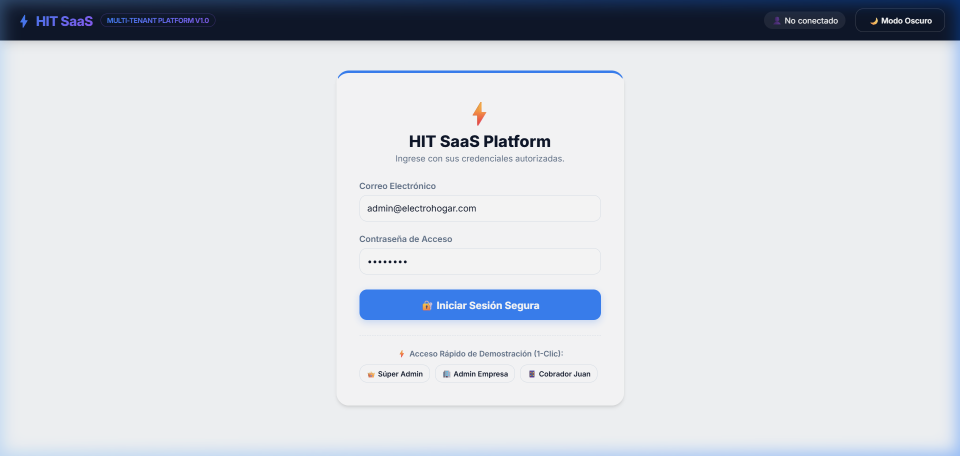
#> input picture frontend/screenshot_login.png, 1920 x 912 px (shown at 1/2 size)
$ python generate_pdf_presentation.py
#> lines starting #> are read from the running program, lines starting #| are printed output that depends on the picture
import os
import sys
from fpdf import FPDF
from PIL import Image

class PresentationPDF(FPDF):
    def __init__(self):
        super().__init__(orientation='L', unit='mm', format='A4')
        self.set_auto_page_break(False)
        # Intentar cargar fuentes de Windows para soporte unicode nativo (tildes)
        font_dir = r"C:\Windows\Fonts"
        arial_path = os.path.join(font_dir, "arial.ttf")
        arialbd_path = os.path.join(font_dir, "arialbd.ttf")
        ariali_path = os.path.join(font_dir, "ariali.ttf")

        if os.path.exists(arial_path) and os.path.exists(arialbd_path):
            self.add_font("Arial", "", arial_path)
            self.add_font("Arial", "B", arialbd_path)
            if os.path.exists(ariali_path):
                self.add_font("Arial", "I", ariali_path)
            else:
                self.add_font("Arial", "I", arial_path) # Fallback
            self.font_family_name = "Arial"
        else:
            # Fallback a Helvetica (codificación estándar latina)
            self.font_family_name = "Helvetica"

        # Paleta de Colores
        self.c_dark = (15, 23, 42)        # #0f172a
        self.c_light = (248, 250, 252)    # #f8fafc
        self.c_white = (255, 255, 255)    # #ffffff
        self.c_accent_blue = (59, 130, 246)  # #3b82f6
        self.c_accent_purple = (139, 92, 246) # #8b5cf6
        self.c_text_dark = (15, 23, 42)   # #0f172a
        self.c_text_muted = (100, 116, 139) # #64748b
        self.c_text_light = (241, 245, 249) # #f1f5f9

    # [219 lines left out: functions clean_text, add_title_slide, add_content_slide, add_conclusion_slide, not called in this run]

def main():
    # 1. Asegurar el recorte de la imagen de inicio para remover accesos de demo
    img_dir = os.path.join(os.path.dirname(__file__), "frontend")
    img_login_original = os.path.join(img_dir, "screenshot_login.png")
    img_login_cropped = os.path.join(img_dir, "screenshot_login_cropped.png")

    if os.path.exists(img_login_original):
        try:
            img = Image.open(img_login_original)
#> img is the input picture: PIL image 1920x912 RGB; mean R, G, B 212, 216.2, 222.7
            width, height = img.size
#> width = 1920; height = 912
            # Recortar 24% inferior para remover botones rápidos de simulación
            crop_height = int(height * 0.76)
#> crop_height = 693
            cropped = img.crop((0, 0, width, crop_height))
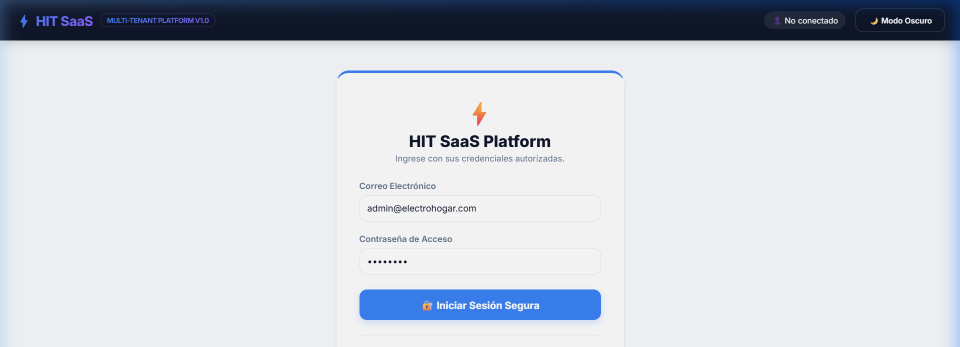
#> cropped: PIL image 1920x693 RGB (shown at 1/2 size); mean R, G, B 205.8, 210.2, 217.5
            cropped.save(img_login_cropped)
            print(f"✅ Imagen de login recortada exitosamente ({width}x{crop_height})")
#| ✅ Imagen de login recortada exitosamente (1920x693)
        except Exception as e:
            print(f"⚠️ Error al recortar la imagen de login: {e}. Usando original como fallback.")
            img_login_cropped = img_login_original
    else:
        img_login_cropped = img_login_original

    # 2. Generar el PDF de la presentación
    pdf = PresentationPDF()

    img_admin = os.path.join(img_dir, "screenshot_admin.png")
    img_cobrador = os.path.join(img_dir, "screenshot_cliente.png")   # Vista móvil del cobrador en la calle
    img_cliente = os.path.join(img_dir, "screenshot_cobrador.png")   # Cartilla Virtual del Cliente
    img_encargado = os.path.join(img_dir, "screenshot_encargado.png") # Interfaz del Encargado de Zona

    # -------------------------------------------------------------
    # SLIDE 1: PORTADA (FONDO OSCURO)
    # -------------------------------------------------------------
    pdf.add_title_slide(
        title="HIT Platform\nFlujo de Trabajo Operativo de Créditos y Cobranzas",
        subtitle="Manual de Operación de Procesos del Negocio",
        date_str="Agosto 2026",
        footer_str="Preparado para: Presentación del Sistema a Clientes\nCreado por: HIT Development Team"
    )

    # -------------------------------------------------------------
    # SLIDE 2: RESUMEN DE ROLES
    # -------------------------------------------------------------
    pdf.add_content_slide(
        slide_num=1,
        title="Estructura Operativa y Roles Activos",
        left_text_blocks=[
            ("paragraph", "La plataforma digitaliza y conecta cada uno de los eslabones de la operación de venta en cuotas, garantizando la trazabilidad y la seguridad en tiempo real:"),
            ("subheading", "Roles Clave del Flujo de Trabajo:"),
            ("bullet", "1. Vendedor: Contacta al cliente, registra sus datos personales y selecciona el producto que desea adquirir."),
            ("bullet", "2. Administrador: Analiza el stock y el perfil de riesgo crediticio del cliente. Si lo aprueba, crea el fichero digital y delega al Encargado de Zona."),
            ("bullet", "3. Encargado de Zona: Modera y coordina los cobros, asigna los cobradores de calle correspondientes y valida los comprobantes."),
            ("bullet", "4. Cobrador en Calle: Visita los domicilios en base a su hoja de ruta, escanea el QR único y registra los cobros correspondientes."),
            ("bullet", "5. Cliente: Consulta de forma transparente el estado y progreso de su deuda escaneando su código QR único.")
        ]
    )

    # -------------------------------------------------------------
    # SLIDE 3: PASO 1 - VENDEDOR
    # -------------------------------------------------------------
    pdf.add_content_slide(
        slide_num=2,
        title="Paso 1: El Vendedor (Inicio del Proceso)",
        left_text_blocks=[
            ("paragraph", "El circuito se activa en el momento en que el cliente contacta al vendedor interesado en un artículo o plan:"),
            ("subheading", "Actividades del Vendedor:"),
            ("bullet", "Registro de Datos: Recopila y carga en el sistema todos los datos personales del cliente (Nombre, DNI, teléfono y dirección georreferenciada)."),
            ("bullet", "Selección de Producto: Apunta de forma precisa la información del producto que el cliente desea comprar."),
            ("bullet", "Envío al Administrador: Una vez completados los datos, envía la información de manera digital al Administrador para su evaluación."),
            ("subheading", "Interfaz de Inicio del Sistema:"),
            ("paragraph", "La captura a la derecha muestra la interfaz de inicio de la aplicación. Tanto el administrador como los encargados de zona y los cobradores ingresan desde esta misma pantalla segura con su usuario y contraseña única.")
        ],
        image_path=img_login_cropped,
        is_image_vertical=False
    )

    # -------------------------------------------------------------
    # SLIDE 4: PASO 2 - ADMINISTRADOR
    # -------------------------------------------------------------
    pdf.add_content_slide(
        slide_num=3,
        title="Paso 2: El Administrador (Aprobación y Creación)",
        left_text_blocks=[
            ("paragraph", "El Administrador audita y genera el marco comercial de la transacción:"),
            ("subheading", "Responsabilidades del Administrador:"),
            ("bullet", "Control de Stock: Recibe la información del vendedor y chequea la disponibilidad física del producto."),
            ("bullet", "Análisis de Riesgo: Determina la viabilidad del cliente y si es apto para acceder al mini préstamo solicitado."),
            ("bullet", "Creación de Fichero Digital: Si se aprueba, crea la cuenta y genera un Código QR único para el cliente."),
            ("bullet", "Configuración del Plan: Carga el plan de pago detallando: producto, cantidad de cuotas, valor de cuota y fecha de entrega."),
            ("bullet", "Derivación: Genera la orden y asigna el caso a un Encargado de Zona.")
        ],
        image_path=img_admin,
        is_image_vertical=False
    )

    # -------------------------------------------------------------
    # SLIDE 5: PASO 3 - ENCARGADO DE ZONA A
    # -------------------------------------------------------------
    pdf.add_content_slide(
        slide_num=4,
        title="Paso 3: El Encargado de Zona (Coordinación y Asignación)",
        left_text_blocks=[
            ("paragraph", "El Encargado de Zona planifica la ruta y establece la relación inicial de cobro:"),
            ("subheading", "Acciones del Encargado de Zona:"),
            ("bullet", "Recepción del Caso: Recibe en su aplicación móvil la cuenta y los detalles del cliente asignado a su zona."),
            ("bullet", "Análisis de Ubicación: Visualiza en pantalla la dirección georreferenciada del cliente."),
            ("bullet", "Contacto Inicial: Se comunica con el cliente para explicarle la modalidad de cobranza."),
            ("bullet", "Preaviso de Visita: Llama o escribe al cliente un par de días antes de la fecha de visita para anticipar la llegada del cobrador."),
            ("bullet", "Asignación de Cobrador: Asigna al cobrador específico de calle que realizará las cobranzas.")
        ],
        image_path=img_encargado,
        is_image_vertical=False
    )

    # -------------------------------------------------------------
    # SLIDE 6: PASO 3 - ENCARGADO DE ZONA B (ALERTAS Y PAGOS)
    # -------------------------------------------------------------
    pdf.add_content_slide(
        slide_num=5,
        title="Paso 3: El Encargado de Zona (Alertas y Control de Pagos)",
        left_text_blocks=[
            ("paragraph", "Supervisión de caja en tiempo real y emisión automatizada de tickets:"),
            ("subheading", "Acciones de Control de Cobros:"),
            ("bullet", "Notificaciones de Pago: Recibe una alerta en su aplicación cada vez que un cobrador registra un cobro exitoso en calle."),
            ("bullet", "Ticket de WhatsApp: La app genera un mensaje con el comprobante de pago para copiar y enviar al cliente con un solo clic."),
            ("bullet", "Cobranza de Transferencias: Si el cliente decide abonar mediante transferencia bancaria, se contacta con el Encargado de Zona, quien le comparte el CBU, recibe el comprobante bancario y registra el cobro en el sistema.")
        ],
        image_path=img_cobrador,
        is_image_vertical=True
    )

    # -------------------------------------------------------------
    # SLIDE 7: PASO 4 - COBRADOR A
    # -------------------------------------------------------------
    pdf.add_content_slide(
        slide_num=6,
        title="Paso 4: El Cobrador en Calle (Recorrido y Escaneo)",
        left_text_blocks=[
            ("paragraph", "El cobrador realiza la operación física en el domicilio del deudor:"),
            ("subheading", "Acciones del Cobrador:"),
            ("bullet", "Hoja de Ruta: Recibe en su teléfono celular la lista de clientes ordenados y priorizados por zona."),
            ("bullet", "Visita Domiciliaria: Se dirige al domicilio cargado en el geoposicionador."),
            ("bullet", "Escaneo QR en Vivo: Utiliza la cámara integrada en la aplicación para escanear el código QR de la tarjeta del cliente."),
            ("bullet", "Apertura del Fichero: Al detectar el QR, la pantalla muestra de inmediato el fichero digital con el progreso de cuotas (casilleros del 1 al 34+).")
        ],
        image_path=img_cobrador,
        is_image_vertical=True
    )

    # -------------------------------------------------------------
    # SLIDE 8: PASO 4 - COBRADOR B (REGISTRO Y OFFLINE)
    # -------------------------------------------------------------
    pdf.add_content_slide(
        slide_num=7,
        title="Paso 4: El Cobrador en Calle (Registro de Pago y Offline)",
        left_text_blocks=[
            ("paragraph", "Garantía de registro inmediato de cobro y resiliencia tecnológica:"),
            ("subheading", "Proceso de Registro de Cobros:"),
            ("bullet", "Imputación del Pago: Registra el cobro de la cuota correspondiente pulsando el casillero indicado."),
            ("bullet", "Historial Automático: El pago impacta de forma inmediata en el historial contable del fichero digital."),
            ("bullet", "Sincronización Offline: En caso de operar en zonas sin internet móvil, el cobrador puede registrar la transacción localmente. Los datos se sincronizan de manera autónoma al recuperar la conexión.")
        ],
        image_path=img_cliente,
        is_image_vertical=True
    )

    # -------------------------------------------------------------
    # SLIDE 9: PASO 5 - APLICACIÓN DEL CLIENTE
    # -------------------------------------------------------------
    pdf.add_content_slide(
        slide_num=8,
        title="Paso 5: Aplicación del Cliente (Transparencia Total)",
        left_text_blocks=[
            ("paragraph", "El cliente puede auditar sus pagos de forma autónoma, lo que genera confianza y reduce reclamos:"),
            ("subheading", "Acceso a la Cartilla Virtual:"),
            ("bullet", "Escaneo de Tarjeta QR: El cliente escanea su tarjeta física QR desde cualquier dispositivo celular."),
            ("bullet", "Acceso Instantáneo: Se abre la cartilla virtual en su navegador sin necesidad de registrarse con contraseñas o descargar apps pesadas."),
            ("bullet", "Control en Tiempo Real: Visualiza los casilleros de su préstamo. Cada vez que el cobrador rinde una cuota, esta aparece en verde con tilde (check) al instante.")
        ],
        image_path=img_cliente,
        is_image_vertical=True
    )

    # -------------------------------------------------------------
    # SLIDE 10: PASO 6 - COBRANZA FALLIDA E INCIDENTES
    # -------------------------------------------------------------
    pdf.add_content_slide(
        slide_num=9,
        title="Paso 6: Gestión de Cobranzas Fallidas e Incidentes",
        left_text_blocks=[
            ("paragraph", "Control de contingencias en la ruta de cobros para un historial preciso:"),
            ("subheading", "Reportes de Visita Fallida:"),
            ("bullet", "Motivos Estandarizados: Si el cobrador no logra cobrar, selecciona e informa el motivo: *Ausente*, *Pasa mañana/Pasa otro día*, *No pudo pagar*, u *Otros*."),
            ("bullet", "Notificación al Encargado: El reporte se envía automáticamente al Encargado de Zona para planificar el nuevo intento de cobro."),
            ("bullet", "Historial de Visitas: Mantiene un registro permanente de cada visita del cobrador, protegiendo la información."),
            ("bullet", "Cuentas Especiales: Se aplica la misma lógica para cobros con pagos parciales o saldos a favor.")
        ],
        image_path=img_cobrador,
        is_image_vertical=True
    )

    # -------------------------------------------------------------
    # SLIDE 11: BENEFICIOS (FONDO OSCURO)
    # -------------------------------------------------------------
    pdf.add_conclusion_slide(
        title="Beneficios y Retorno de Inversión (ROI) del Flujo Digital",
        left_text_blocks=[
            ("paragraph", "La implementación del flujo de trabajo de HIT automatiza la operatoria diaria y previene pérdidas:"),
            ("subheading", "Ventajas de Negocio Clave:"),
            ("bullet", "🔒 Control Antifraude: La auditoría GPS de visitas en efectivo y el control fotográfico de transferencias impiden desvíos de caja."),
            ("bullet", "⚡ Aumento de la Eficiencia: Las rutas de cobro geolocalizadas reducen los tiempos muertos y traslados de cobradores en calle."),
            ("bullet", "💬 Gestión de WhatsApp Ágil: Generación automática de comprobantes listos para enviar disminuye llamadas operativas."),
            ("bullet", "🛡️ Resguardo de Datos: Ante robos o extravíos de ficheros de papel o celulares, toda la cartera queda a salvo en la nube de alta disponibilidad.")
        ]
    )

    # Guardar la presentación como PDF
    output_filename = "Manual_Flujo_Trabajo.pdf"
    pdf.output(output_filename)
    print(f"✅ PDF presentation successfully generated and saved as '{output_filename}'!")

if __name__ == "__main__":
#> (the run stopped early here; a loop or call above may not have finished)
